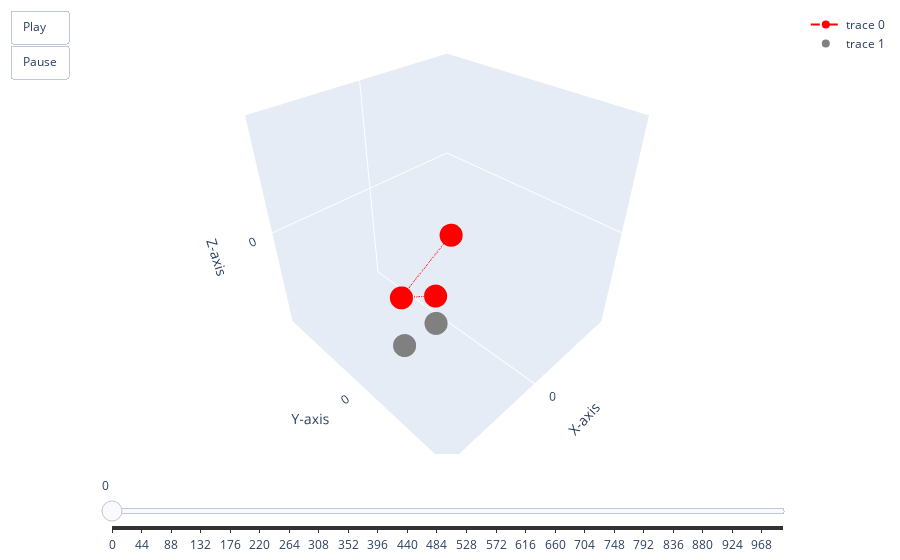

Notebook code for this chart:
### Markdown cell above
Then we can make an animation

### Code cell
import plotly.graph_objects as go
# Create a 3D surface plot
fig = go.Figure(data=[go.Scatter3d(z=[0,z1[0], z2[0]], x=[0,x1[0],x2[0]], y=[0,y1[0],y2[0]],
                            line=dict(color="red",width=2,dash="dashdot")),
                      go.Scatter3d(z=[-3.99, -3.99], x=[x1[0],x2[0]], y=[y1[0],y2[0]],
                            line=dict(color="gray",width=2,dash="dot"), mode='markers'),
                      go.Scatter3d(line=dict(color="red",width=3), mode="lines")])

# Add animation frames
frames = []
for i in range(2, len(x1)):
    frame = go.Frame( data=[go.Scatter3d(z=[0,z1[i], z2[i]], x=[0,x1[i],x2[i]], y=[0,y1[i],y2[i]]),
                            go.Scatter3d(z=[-3.99, -3.99], x=[x1[i],x2[i]], y=[y1[i],y2[i]]),
                            go.Scatter3d(x=x2[i-2:i], y=y2[i-2:i], z=z2[i-2:i])
                            ],
                      name=f"Frame {int(i*10)}")
    frames.append(frame)

# Add frames to the figure
fig.frames = frames

# Add slider
slider_steps = []
for i, frame in enumerate(fig.frames):
    step = {"args": [[frame.name], {"frame": {"duration": 5, "redraw": True}, "fromcurrent": True}], 
            "label": str(i), "method": "animate"}
    slider_steps.append(step)

# Add play button
play_button = dict(label="Play", method="animate", args=[None, {"frame": {"duration": 5, "redraw": True}, 
                  "fromcurrent": True}])

# Add pause button
pause_button = dict(label="Pause", method="animate", args=[[None], {"frame": {"duration": 0, "redraw": False}, 
                    "mode": "immediate", "transition": {"duration": 0}}])

fig.update_layout(
    sliders=[{"active": 0, "steps": slider_steps}],
    scene=dict(zaxis_title="Z-axis", xaxis_title="X-axis", yaxis_title="Y-axis",
                xaxis = dict(nticks=4, range = [min(x2), max(x2)], autorange=False),
                yaxis = dict(nticks=4, range = [min(y2), max(y2)], autorange=False),
                zaxis = dict(nticks=4, range = [min(z2), max(z2)], autorange=False),
                aspectmode="cube"),
    updatemenus=[dict(type="buttons", showactive=False, buttons=[play_button, pause_button])],
    margin=dict(r=20, l=10, b=10, t=10)
)

# Show the plot
fig.show()
